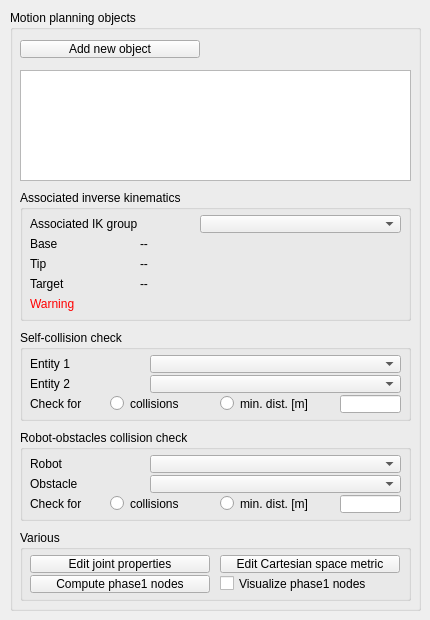
<?xml version="1.0" encoding="UTF-8"?>
<ui version="4.0">
 <class>CQDlgMotionPlanning</class>
 <widget class="QDialog" name="CQDlgMotionPlanning">
  <property name="geometry">
   <rect>
    <x>0</x>
    <y>0</y>
    <width>430</width>
    <height>620</height>
   </rect>
  </property>
  <property name="windowTitle">
   <string>Motion Planning</string>
  </property>
  <property name="locale">
   <locale language="English" country="UnitedStates"/>
  </property>
  <widget class="QGroupBox" name="qqMotionPlanningGroup">
   <property name="geometry">
    <rect>
     <x>10</x>
     <y>10</y>
     <width>411</width>
     <height>601</height>
    </rect>
   </property>
   <property name="title">
    <string>Motion planning objects</string>
   </property>
   <property name="flat">
    <bool>false</bool>
   </property>
   <widget class="QToolButton" name="qqAddNew">
    <property name="geometry">
     <rect>
      <x>10</x>
      <y>30</y>
      <width>180</width>
      <height>18</height>
     </rect>
    </property>
    <property name="focusPolicy">
     <enum>Qt::StrongFocus</enum>
    </property>
    <property name="text">
     <string>Add new object</string>
    </property>
   </widget>
   <widget class="QListWidget" name="qqList">
    <property name="geometry">
     <rect>
      <x>10</x>
      <y>60</y>
      <width>391</width>
      <height>111</height>
     </rect>
    </property>
   </widget>
   <widget class="QGroupBox" name="groupBox_3">
    <property name="geometry">
     <rect>
      <x>10</x>
      <y>320</y>
      <width>391</width>
      <height>91</height>
     </rect>
    </property>
    <property name="title">
     <string>Self-collision check</string>
    </property>
    <property name="flat">
     <bool>false</bool>
    </property>
    <widget class="QLineEdit" name="qqSelfDistDist">
     <property name="geometry">
      <rect>
       <x>320</x>
       <y>65</y>
       <width>61</width>
       <height>18</height>
      </rect>
     </property>
    </widget>
    <widget class="QLabel" name="label_4">
     <property name="geometry">
      <rect>
       <x>10</x>
       <y>25</y>
       <width>111</width>
       <height>18</height>
      </rect>
     </property>
     <property name="text">
      <string>Entity 1</string>
     </property>
    </widget>
    <widget class="QComboBox" name="qqEntity1Combo">
     <property name="geometry">
      <rect>
       <x>130</x>
       <y>25</y>
       <width>251</width>
       <height>18</height>
      </rect>
     </property>
    </widget>
    <widget class="QLabel" name="label_5">
     <property name="geometry">
      <rect>
       <x>10</x>
       <y>45</y>
       <width>111</width>
       <height>18</height>
      </rect>
     </property>
     <property name="text">
      <string>Entity 2</string>
     </property>
    </widget>
    <widget class="QComboBox" name="qqEntity2Combo">
     <property name="geometry">
      <rect>
       <x>130</x>
       <y>45</y>
       <width>251</width>
       <height>18</height>
      </rect>
     </property>
    </widget>
    <widget class="QRadioButton" name="qqSelfColl">
     <property name="geometry">
      <rect>
       <x>90</x>
       <y>65</y>
       <width>101</width>
       <height>17</height>
      </rect>
     </property>
     <property name="text">
      <string>collisions</string>
     </property>
     <property name="autoExclusive">
      <bool>false</bool>
     </property>
    </widget>
    <widget class="QLabel" name="label_6">
     <property name="geometry">
      <rect>
       <x>10</x>
       <y>65</y>
       <width>81</width>
       <height>18</height>
      </rect>
     </property>
     <property name="text">
      <string>Check for</string>
     </property>
    </widget>
    <widget class="QRadioButton" name="qqSelfDist">
     <property name="geometry">
      <rect>
       <x>200</x>
       <y>65</y>
       <width>121</width>
       <height>17</height>
      </rect>
     </property>
     <property name="text">
      <string>min. dist. [m]</string>
     </property>
     <property name="autoExclusive">
      <bool>false</bool>
     </property>
    </widget>
   </widget>
   <widget class="QGroupBox" name="groupBox_4">
    <property name="geometry">
     <rect>
      <x>10</x>
      <y>420</y>
      <width>391</width>
      <height>91</height>
     </rect>
    </property>
    <property name="title">
     <string>Robot-obstacles collision check</string>
    </property>
    <property name="flat">
     <bool>false</bool>
    </property>
    <widget class="QLineEdit" name="qqDistDist">
     <property name="geometry">
      <rect>
       <x>320</x>
       <y>65</y>
       <width>61</width>
       <height>18</height>
      </rect>
     </property>
    </widget>
    <widget class="QLabel" name="label_7">
     <property name="geometry">
      <rect>
       <x>10</x>
       <y>25</y>
       <width>121</width>
       <height>18</height>
      </rect>
     </property>
     <property name="text">
      <string>Robot</string>
     </property>
    </widget>
    <widget class="QComboBox" name="qqRobotCombo">
     <property name="geometry">
      <rect>
       <x>130</x>
       <y>25</y>
       <width>251</width>
       <height>18</height>
      </rect>
     </property>
    </widget>
    <widget class="QLabel" name="label_8">
     <property name="geometry">
      <rect>
       <x>10</x>
       <y>45</y>
       <width>121</width>
       <height>18</height>
      </rect>
     </property>
     <property name="text">
      <string>Obstacle</string>
     </property>
    </widget>
    <widget class="QComboBox" name="qqObstacleCombo">
     <property name="geometry">
      <rect>
       <x>130</x>
       <y>45</y>
       <width>251</width>
       <height>18</height>
      </rect>
     </property>
    </widget>
    <widget class="QRadioButton" name="qqColl">
     <property name="geometry">
      <rect>
       <x>90</x>
       <y>65</y>
       <width>101</width>
       <height>17</height>
      </rect>
     </property>
     <property name="text">
      <string>collisions</string>
     </property>
     <property name="autoExclusive">
      <bool>false</bool>
     </property>
    </widget>
    <widget class="QLabel" name="label_9">
     <property name="geometry">
      <rect>
       <x>10</x>
       <y>65</y>
       <width>81</width>
       <height>18</height>
      </rect>
     </property>
     <property name="text">
      <string>Check for</string>
     </property>
    </widget>
    <widget class="QRadioButton" name="qqDist">
     <property name="geometry">
      <rect>
       <x>200</x>
       <y>65</y>
       <width>121</width>
       <height>17</height>
      </rect>
     </property>
     <property name="text">
      <string>min. dist. [m]</string>
     </property>
     <property name="autoExclusive">
      <bool>false</bool>
     </property>
    </widget>
   </widget>
   <widget class="QGroupBox" name="groupBox_5">
    <property name="geometry">
     <rect>
      <x>10</x>
      <y>180</y>
      <width>391</width>
      <height>131</height>
     </rect>
    </property>
    <property name="title">
     <string>Associated inverse kinematics</string>
    </property>
    <property name="flat">
     <bool>false</bool>
    </property>
    <widget class="QLabel" name="label_10">
     <property name="geometry">
      <rect>
       <x>10</x>
       <y>25</y>
       <width>171</width>
       <height>18</height>
      </rect>
     </property>
     <property name="text">
      <string>Associated IK group</string>
     </property>
    </widget>
    <widget class="QComboBox" name="qqIkGroupCombo">
     <property name="geometry">
      <rect>
       <x>180</x>
       <y>25</y>
       <width>201</width>
       <height>18</height>
      </rect>
     </property>
    </widget>
    <widget class="QLabel" name="label_11">
     <property name="geometry">
      <rect>
       <x>10</x>
       <y>45</y>
       <width>101</width>
       <height>18</height>
      </rect>
     </property>
     <property name="text">
      <string>Base</string>
     </property>
    </widget>
    <widget class="QLabel" name="label_12">
     <property name="geometry">
      <rect>
       <x>10</x>
       <y>65</y>
       <width>101</width>
       <height>18</height>
      </rect>
     </property>
     <property name="text">
      <string>Tip</string>
     </property>
    </widget>
    <widget class="QLabel" name="label_13">
     <property name="geometry">
      <rect>
       <x>10</x>
       <y>85</y>
       <width>101</width>
       <height>18</height>
      </rect>
     </property>
     <property name="text">
      <string>Target</string>
     </property>
    </widget>
    <widget class="QLabel" name="qqBase">
     <property name="geometry">
      <rect>
       <x>120</x>
       <y>45</y>
       <width>261</width>
       <height>18</height>
      </rect>
     </property>
     <property name="text">
      <string>--</string>
     </property>
    </widget>
    <widget class="QLabel" name="qqTip">
     <property name="geometry">
      <rect>
       <x>120</x>
       <y>65</y>
       <width>261</width>
       <height>18</height>
      </rect>
     </property>
     <property name="text">
      <string>--</string>
     </property>
    </widget>
    <widget class="QLabel" name="qqTarget">
     <property name="geometry">
      <rect>
       <x>120</x>
       <y>85</y>
       <width>261</width>
       <height>18</height>
      </rect>
     </property>
     <property name="text">
      <string>--</string>
     </property>
    </widget>
    <widget class="QLabel" name="qqWarning">
     <property name="geometry">
      <rect>
       <x>10</x>
       <y>105</y>
       <width>371</width>
       <height>18</height>
      </rect>
     </property>
     <property name="palette">
      <palette>
       <active>
        <colorrole role="WindowText">
         <brush brushstyle="SolidPattern">
          <color alpha="255">
           <red>255</red>
           <green>0</green>
           <blue>0</blue>
          </color>
         </brush>
        </colorrole>
        <colorrole role="Button">
         <brush brushstyle="SolidPattern">
          <color alpha="255">
           <red>255</red>
           <green>0</green>
           <blue>0</blue>
          </color>
         </brush>
        </colorrole>
        <colorrole role="Light">
         <brush brushstyle="SolidPattern">
          <color alpha="255">
           <red>255</red>
           <green>127</green>
           <blue>127</blue>
          </color>
         </brush>
        </colorrole>
        <colorrole role="Midlight">
         <brush brushstyle="SolidPattern">
          <color alpha="255">
           <red>255</red>
           <green>63</green>
           <blue>63</blue>
          </color>
         </brush>
        </colorrole>
        <colorrole role="Dark">
         <brush brushstyle="SolidPattern">
          <color alpha="255">
           <red>127</red>
           <green>0</green>
           <blue>0</blue>
          </color>
         </brush>
        </colorrole>
        <colorrole role="Mid">
         <brush brushstyle="SolidPattern">
          <color alpha="255">
           <red>170</red>
           <green>0</green>
           <blue>0</blue>
          </color>
         </brush>
        </colorrole>
        <colorrole role="Text">
         <brush brushstyle="SolidPattern">
          <color alpha="255">
           <red>255</red>
           <green>0</green>
           <blue>0</blue>
          </color>
         </brush>
        </colorrole>
        <colorrole role="BrightText">
         <brush brushstyle="SolidPattern">
          <color alpha="255">
           <red>255</red>
           <green>255</green>
           <blue>255</blue>
          </color>
         </brush>
        </colorrole>
        <colorrole role="ButtonText">
         <brush brushstyle="SolidPattern">
          <color alpha="255">
           <red>0</red>
           <green>0</green>
           <blue>0</blue>
          </color>
         </brush>
        </colorrole>
        <colorrole role="Base">
         <brush brushstyle="SolidPattern">
          <color alpha="255">
           <red>255</red>
           <green>255</green>
           <blue>255</blue>
          </color>
         </brush>
        </colorrole>
        <colorrole role="Window">
         <brush brushstyle="SolidPattern">
          <color alpha="255">
           <red>255</red>
           <green>0</green>
           <blue>0</blue>
          </color>
         </brush>
        </colorrole>
        <colorrole role="Shadow">
         <brush brushstyle="SolidPattern">
          <color alpha="255">
           <red>0</red>
           <green>0</green>
           <blue>0</blue>
          </color>
         </brush>
        </colorrole>
        <colorrole role="AlternateBase">
         <brush brushstyle="SolidPattern">
          <color alpha="255">
           <red>255</red>
           <green>127</green>
           <blue>127</blue>
          </color>
         </brush>
        </colorrole>
        <colorrole role="ToolTipBase">
         <brush brushstyle="SolidPattern">
          <color alpha="255">
           <red>255</red>
           <green>255</green>
           <blue>220</blue>
          </color>
         </brush>
        </colorrole>
        <colorrole role="ToolTipText">
         <brush brushstyle="SolidPattern">
          <color alpha="255">
           <red>0</red>
           <green>0</green>
           <blue>0</blue>
          </color>
         </brush>
        </colorrole>
        <colorrole role="PlaceholderText">
         <brush brushstyle="NoBrush">
          <color alpha="128">
           <red>255</red>
           <green>0</green>
           <blue>0</blue>
          </color>
         </brush>
        </colorrole>
       </active>
       <inactive>
        <colorrole role="WindowText">
         <brush brushstyle="SolidPattern">
          <color alpha="255">
           <red>255</red>
           <green>0</green>
           <blue>0</blue>
          </color>
         </brush>
        </colorrole>
        <colorrole role="Button">
         <brush brushstyle="SolidPattern">
          <color alpha="255">
           <red>255</red>
           <green>0</green>
           <blue>0</blue>
          </color>
         </brush>
        </colorrole>
        <colorrole role="Light">
         <brush brushstyle="SolidPattern">
          <color alpha="255">
           <red>255</red>
           <green>127</green>
           <blue>127</blue>
          </color>
         </brush>
        </colorrole>
        <colorrole role="Midlight">
         <brush brushstyle="SolidPattern">
          <color alpha="255">
           <red>255</red>
           <green>63</green>
           <blue>63</blue>
          </color>
         </brush>
        </colorrole>
        <colorrole role="Dark">
         <brush brushstyle="SolidPattern">
          <color alpha="255">
           <red>127</red>
           <green>0</green>
           <blue>0</blue>
          </color>
         </brush>
        </colorrole>
        <colorrole role="Mid">
         <brush brushstyle="SolidPattern">
          <color alpha="255">
           <red>170</red>
           <green>0</green>
           <blue>0</blue>
          </color>
         </brush>
        </colorrole>
        <colorrole role="Text">
         <brush brushstyle="SolidPattern">
          <color alpha="255">
           <red>255</red>
           <green>0</green>
           <blue>0</blue>
          </color>
         </brush>
        </colorrole>
        <colorrole role="BrightText">
         <brush brushstyle="SolidPattern">
          <color alpha="255">
           <red>255</red>
           <green>255</green>
           <blue>255</blue>
          </color>
         </brush>
        </colorrole>
        <colorrole role="ButtonText">
         <brush brushstyle="SolidPattern">
          <color alpha="255">
           <red>0</red>
           <green>0</green>
           <blue>0</blue>
          </color>
         </brush>
        </colorrole>
        <colorrole role="Base">
         <brush brushstyle="SolidPattern">
          <color alpha="255">
           <red>255</red>
           <green>255</green>
           <blue>255</blue>
          </color>
         </brush>
        </colorrole>
        <colorrole role="Window">
         <brush brushstyle="SolidPattern">
          <color alpha="255">
           <red>255</red>
           <green>0</green>
           <blue>0</blue>
          </color>
         </brush>
        </colorrole>
        <colorrole role="Shadow">
         <brush brushstyle="SolidPattern">
          <color alpha="255">
           <red>0</red>
           <green>0</green>
           <blue>0</blue>
          </color>
         </brush>
        </colorrole>
        <colorrole role="AlternateBase">
         <brush brushstyle="SolidPattern">
          <color alpha="255">
           <red>255</red>
           <green>127</green>
           <blue>127</blue>
          </color>
         </brush>
        </colorrole>
        <colorrole role="ToolTipBase">
         <brush brushstyle="SolidPattern">
          <color alpha="255">
           <red>255</red>
           <green>255</green>
           <blue>220</blue>
          </color>
         </brush>
        </colorrole>
        <colorrole role="ToolTipText">
         <brush brushstyle="SolidPattern">
          <color alpha="255">
           <red>0</red>
           <green>0</green>
           <blue>0</blue>
          </color>
         </brush>
        </colorrole>
        <colorrole role="PlaceholderText">
         <brush brushstyle="NoBrush">
          <color alpha="128">
           <red>255</red>
           <green>0</green>
           <blue>0</blue>
          </color>
         </brush>
        </colorrole>
       </inactive>
       <disabled>
        <colorrole role="WindowText">
         <brush brushstyle="SolidPattern">
          <color alpha="255">
           <red>127</red>
           <green>0</green>
           <blue>0</blue>
          </color>
         </brush>
        </colorrole>
        <colorrole role="Button">
         <brush brushstyle="SolidPattern">
          <color alpha="255">
           <red>255</red>
           <green>0</green>
           <blue>0</blue>
          </color>
         </brush>
        </colorrole>
        <colorrole role="Light">
         <brush brushstyle="SolidPattern">
          <color alpha="255">
           <red>255</red>
           <green>127</green>
           <blue>127</blue>
          </color>
         </brush>
        </colorrole>
        <colorrole role="Midlight">
         <brush brushstyle="SolidPattern">
          <color alpha="255">
           <red>255</red>
           <green>63</green>
           <blue>63</blue>
          </color>
         </brush>
        </colorrole>
        <colorrole role="Dark">
         <brush brushstyle="SolidPattern">
          <color alpha="255">
           <red>127</red>
           <green>0</green>
           <blue>0</blue>
          </color>
         </brush>
        </colorrole>
        <colorrole role="Mid">
         <brush brushstyle="SolidPattern">
          <color alpha="255">
           <red>170</red>
           <green>0</green>
           <blue>0</blue>
          </color>
         </brush>
        </colorrole>
        <colorrole role="Text">
         <brush brushstyle="SolidPattern">
          <color alpha="255">
           <red>127</red>
           <green>0</green>
           <blue>0</blue>
          </color>
         </brush>
        </colorrole>
        <colorrole role="BrightText">
         <brush brushstyle="SolidPattern">
          <color alpha="255">
           <red>255</red>
           <green>255</green>
           <blue>255</blue>
          </color>
         </brush>
        </colorrole>
        <colorrole role="ButtonText">
         <brush brushstyle="SolidPattern">
          <color alpha="255">
           <red>127</red>
           <green>0</green>
           <blue>0</blue>
          </color>
         </brush>
        </colorrole>
        <colorrole role="Base">
         <brush brushstyle="SolidPattern">
          <color alpha="255">
           <red>255</red>
           <green>0</green>
           <blue>0</blue>
          </color>
         </brush>
        </colorrole>
        <colorrole role="Window">
         <brush brushstyle="SolidPattern">
          <color alpha="255">
           <red>255</red>
           <green>0</green>
           <blue>0</blue>
          </color>
         </brush>
        </colorrole>
        <colorrole role="Shadow">
         <brush brushstyle="SolidPattern">
          <color alpha="255">
           <red>0</red>
           <green>0</green>
           <blue>0</blue>
          </color>
         </brush>
        </colorrole>
        <colorrole role="AlternateBase">
         <brush brushstyle="SolidPattern">
          <color alpha="255">
           <red>255</red>
           <green>0</green>
           <blue>0</blue>
          </color>
         </brush>
        </colorrole>
        <colorrole role="ToolTipBase">
         <brush brushstyle="SolidPattern">
          <color alpha="255">
           <red>255</red>
           <green>255</green>
           <blue>220</blue>
          </color>
         </brush>
        </colorrole>
        <colorrole role="ToolTipText">
         <brush brushstyle="SolidPattern">
          <color alpha="255">
           <red>0</red>
           <green>0</green>
           <blue>0</blue>
          </color>
         </brush>
        </colorrole>
        <colorrole role="PlaceholderText">
         <brush brushstyle="NoBrush">
          <color alpha="128">
           <red>255</red>
           <green>0</green>
           <blue>0</blue>
          </color>
         </brush>
        </colorrole>
       </disabled>
      </palette>
     </property>
     <property name="text">
      <string>Warning</string>
     </property>
    </widget>
   </widget>
   <widget class="QGroupBox" name="groupBox_6">
    <property name="geometry">
     <rect>
      <x>10</x>
      <y>520</y>
      <width>391</width>
      <height>71</height>
     </rect>
    </property>
    <property name="title">
     <string>Various</string>
    </property>
    <property name="flat">
     <bool>false</bool>
    </property>
    <widget class="QToolButton" name="qqEditJointProp">
     <property name="geometry">
      <rect>
       <x>10</x>
       <y>25</y>
       <width>180</width>
       <height>18</height>
      </rect>
     </property>
     <property name="focusPolicy">
      <enum>Qt::StrongFocus</enum>
     </property>
     <property name="text">
      <string>Edit joint properties</string>
     </property>
    </widget>
    <widget class="QToolButton" name="qqEditWorkspaceMetric">
     <property name="geometry">
      <rect>
       <x>200</x>
       <y>25</y>
       <width>180</width>
       <height>18</height>
      </rect>
     </property>
     <property name="focusPolicy">
      <enum>Qt::StrongFocus</enum>
     </property>
     <property name="text">
      <string>Edit Cartesian space metric</string>
     </property>
    </widget>
    <widget class="QToolButton" name="qqComputeNodes">
     <property name="geometry">
      <rect>
       <x>10</x>
       <y>45</y>
       <width>180</width>
       <height>18</height>
      </rect>
     </property>
     <property name="focusPolicy">
      <enum>Qt::StrongFocus</enum>
     </property>
     <property name="text">
      <string>Compute phase1 nodes</string>
     </property>
    </widget>
    <widget class="QCheckBox" name="showPhase1Nodes">
     <property name="geometry">
      <rect>
       <x>200</x>
       <y>45</y>
       <width>181</width>
       <height>17</height>
      </rect>
     </property>
     <property name="text">
      <string>Visualize phase1 nodes</string>
     </property>
    </widget>
   </widget>
  </widget>
 </widget>
 <tabstops>
  <tabstop>qqAddNew</tabstop>
  <tabstop>qqList</tabstop>
  <tabstop>qqIkGroupCombo</tabstop>
  <tabstop>qqEntity1Combo</tabstop>
  <tabstop>qqEntity2Combo</tabstop>
  <tabstop>qqSelfColl</tabstop>
  <tabstop>qqSelfDist</tabstop>
  <tabstop>qqSelfDistDist</tabstop>
  <tabstop>qqRobotCombo</tabstop>
  <tabstop>qqObstacleCombo</tabstop>
  <tabstop>qqColl</tabstop>
  <tabstop>qqDist</tabstop>
  <tabstop>qqDistDist</tabstop>
  <tabstop>qqEditJointProp</tabstop>
  <tabstop>qqEditWorkspaceMetric</tabstop>
  <tabstop>qqComputeNodes</tabstop>
 </tabstops>
 <resources/>
 <connections/>
</ui>
